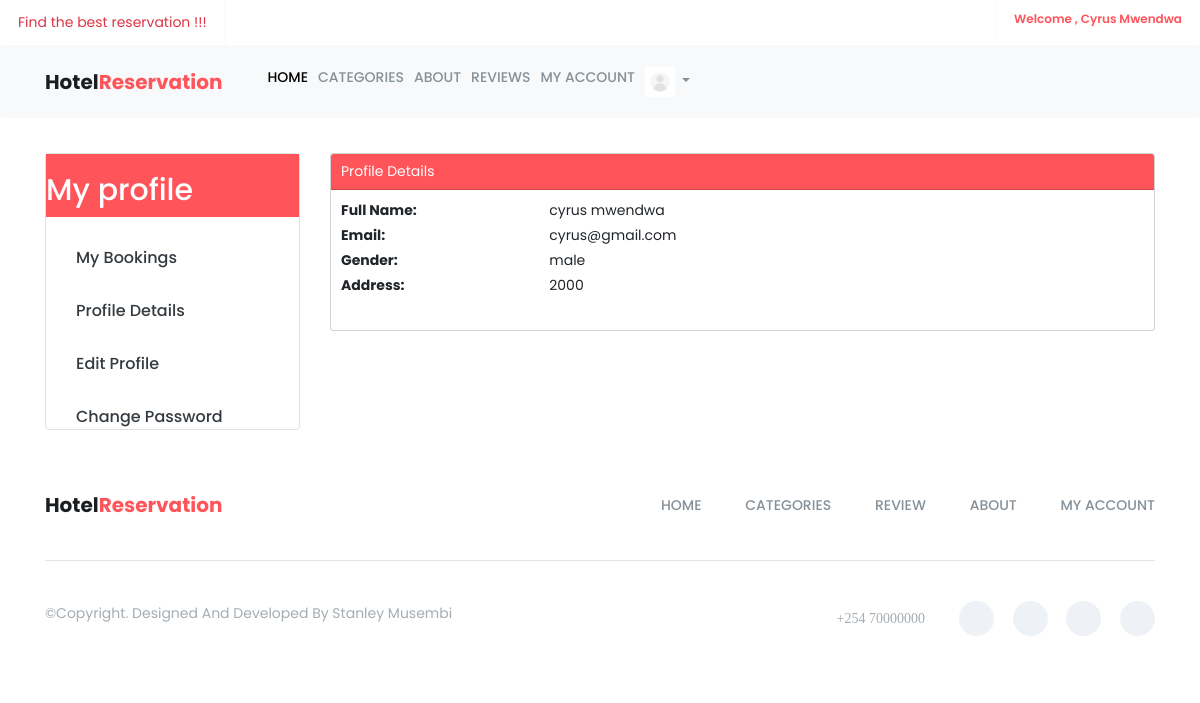
The page /auth/profile/ (signed in) on the database its author committed.
### accounts/models.py (models this page shows, shortened)
class CustomUser(AbstractUser):
    email = models.EmailField(unique=True)
    gender = models.CharField(max_length=1, blank=True, null=True)
    address = models.CharField(max_length=255, blank=True, null=True)
    image = models.ImageField(upload_to="user_images", blank=True, null=True)
    username = None
    objects = CustomUserManager()
    USERNAME_FIELD = 'email'
    REQUIRED_FIELDS = []

### accounts/views.py (the view)
# urls.py: path('profile/' , profile , name='profile'),
@login_required(login_url='accounts:login')
def profile(request):
    user  =  request.user
    context = {
        'user':user
    }
    return render(request , 'public/profile.html' , context)

### templates/public/profile.html (shortened to what this page needs)
{% extends 'public/base.html' %}
{% load static %}
{% block content %}
    <div class="container mt-4">
        <div class="row">
            {% include 'public/profile_sidebar.html' %}
            <div class="col-md-9">
                <div class="card mb-4">
                    <div class="card-header primary-bg">
                         <p class= "  text-white">Profile Details</p>
                    </div>
                    <div class="card-body">
                        <dl class="row">
                            <dt class="col-sm-3">Full Name:</dt>
                            <dd class="col-sm-9">{{ user.get_full_name }}</dd>
                            <dt class="col-sm-3">Email:</dt>
                            <dd class="col-sm-9">{{ user.email }}</dd>
                            <dt class="col-sm-3">Gender:</dt>
                            <dd class="col-sm-9">{{ user.gender }}</dd>
                            <dt class="col-sm-3">Address:</dt>
                            <dd class="col-sm-9">{{ user.address }}</dd>
                        </dl>
                    </div>
                </div>
            </div>
        </div>
    </div>
{% endblock %}

### templates/public/base.html (shortened to what this page needs)
{% load static %}
<!doctype html>
<html class="no-js" lang="en">
    <head>
        <link href="https://cdn.jsdelivr.net/npm/bootstrap@5.3.2/dist/css/bootstrap.min.css" rel="stylesheet">
		<link href="https://cdn.jsdelivr.net/npm/bootstrap@5.3.2/dist/css/bootstrap.min.css" rel="stylesheet">
        <link rel="stylesheet" href="{% static 'assets/css/font-awesome.min.css' %}">
		<link rel="stylesheet" href="{% static 'assets/css/linearicons.css' %}">
        <link rel="stylesheet" href="{% static 'assets/css/animate.css' %}">
        <link rel="stylesheet" href="{% static 'assets/css/flaticon.css' %}">
        <link rel="stylesheet" href="{% static 'assets/css/slick.css' %}">
		<link rel="stylesheet" href="{% static 'assets/css/slick-theme.css' %}">
        <link rel="stylesheet" href="{% static 'assets/css/bootstrap.min.css' %}">
		<link rel="stylesheet" href="{% static 'assets/css/bootsnav.css' %}" >
        <link rel="stylesheet" href="{% static 'assets/css/style.css' %}">
        <link rel="stylesheet" href="{% static 'assets/css/responsive.css' %}">
    </head>
	<body>
		<header id="header-top" class="header-top">
			<ul>
				<li>
					<div class="header-top-left">
						<ul>
							<li class="select-opt">
								 <p class="text-danger">Find the best reservation !!!</p>
							</li>
						</ul>
					</div>
				</li>
				<li class="head-responsive-right pull-right">
                    <div class="header-top-right">
                        {% if  user.is_authenticated %}
						<ul>
							<li class="header-top-contact">
								 <a href="">Welcome , {{user.first_name }} {{user.last_name}} </a>
							</li>
						</ul>
						{% endif%}
                    </div>
                </li>
			</ul>
		</header>
		<section class="top-area">
			<div class="header-area">
			    <nav class="navbar navbar-expand-lg navbar-light bg-light fixed-top" style ="width:100%;" data-bs-minus-value-desktop="70" data-bs-minus-value-mobile="55" data-bs-speed="1000">
					<div class="container">
						<div class="navbar-brand">
							<a  href="{% url 'hotel:home'%} "  >Hotel<span class="brand-span">reservation</span></a>
						</div>
						<div class="collapse navbar-collapse menu-ui-design" id="navbar-menu">
							<ul class="navbar-nav ms-auto" data-bs-in="fadeInDown" data-bs-out="fadeOutUp">
								<li class="nav-item"><a href="{% url 'hotel:home' %}" class="nav-link active" href="#home">Home</a></li>
								<li class="nav-item"><a href="{% url 'hotel:all_categories' %}" class="nav-link" href="#works">Categories </a></li>
								<li class="nav-item"><a href="{% url 'hotel:about' %}" class="nav-link"  >About</a></li>
								<li class="nav-item"><a href="{% url 'hotel:reviews' %}" class="nav-link" href="#reviews">Reviews</a></li>
								<li class="nav-item"><a href="{% url 'accounts:profile' %}" class="nav-link" href="#contact">My Account</a></li>
								  {% if user.is_authenticated %}
								  <li class="nav-item ml-auto dropdown">
									  <a class="nav-link dropdown-toggle" href="#" id="profileDropdown" role="button" data-bs-toggle="dropdown" aria-haspopup="true" aria-expanded="false">
										  {% if user.image %}
											  <img src="{{ user.image.url }}" alt="Profile Image" width="30px" class="profile-image">
										  {% else %}
											  <img src="{% static 'assets/img/placeholder.webp' %}" alt="Placeholder Image" width="30px" class="profile-image">
										  {% endif %}
									  </a>
								  </li>
								  {% endif %}
							</ul>
						</div>
					</div>
				</nav>
			</div>
		</section>
        {% block content%}
         {% endblock content%}
		<footer id="footer"  class="footer">
			<div class="container">
				<div class="footer-menu">
		           	<div class="row">
			           	<div class="col-sm-3">
			           		 <div class="navbar-header">
				                <a class="navbar-brand" href="{% url 'hotel:home' %}">Hotel<span class="brand-span">Reservation</span></a>
				            </div>
			           	</div>
			           	<div class="col-sm-9">
			           		<ul class="footer-menu-item">
			                    <li class="scroll"><a  href="{% url 'hotel:home' %}">home</a></li>
			                    <li class="scroll"><a href="{% url 'hotel:all_categories' %}">categories</a></li>
			                    <li class="scroll"><a href="{% url 'hotel:reviews' %}">review</a></li>
								<li class="scroll"><a href="{% url 'hotel:about' %}">about</a></li>
			                    <li class="scroll"><a href="{% url 'accounts:profile' %}">my account</a></li>
			                </ul>
			           	</div>
		           </div>
				</div>
				<div class="hm-footer-copyright">
					<div class="row">
						<div class="col-sm-5">
							<p>
								&copy;copyright. designed and developed by Stanley Musembi
							</p>
						</div>
						<div class="col-sm-7">
							<div class="footer-social">
								<span><i class="fa fa-phone"> +254 70000000 </i></span>
								<a href="#"><i class="fa fa-facebook"></i></a>
								<a href="#"><i class="fa fa-twitter"></i></a>
								<a href="#"><i class="fa fa-linkedin"></i></a>
								<a href="#"><i class="fa fa-google-plus"></i></a>
							</div>
						</div>
					</div>
				</div>
			</div>
        </footer>
    </body>
</html>

### static/assets/css/bootsnav.css (style rules this page uses)
body { -webkit-transition: all 0.3s ease-in-out; -moz-transition: all 0.3s ease-in-out; -o-transition: all 0.3s ease-in-out; -ms-transition: all 0.3s ease-in-out; transition: all 0.3s ease-in-out; }

### static/assets/css/style.css (style rules this page uses)
* { padding: 0; margin: 0; }
* { -webkit-box-sizing:border-box; -moz-box-sizing:border-box; -o-box-sizing:border-box; -ms-box-sizing:border-box; box-sizing:border-box; }
body { font-family: 'Poppins', sans-serif; font-size:14px; color:#a09e9c; text-transform:initial; max-width:1920px; margin:0 auto; overflow-x:hidden; }
a,a:hover,a:active,a:focus { display:inline-block; text-decoration:none; color: #343a3f; font-size:16px; padding:0; font-weight: 500; text-transform: capitalize; }
p { margin: 0; color:#767f86; font-size:14px; line-height: 1.8; text-transform: initial; }
img { border:none;max-width:100%; height:auto; }
ul { padding: 0; margin: 0 auto; list-style: none; }
ul li { list-style: none; }
html,body { height: 100%; }
.header-top { border-bottom:1px solid #f6f8fa; }
.header-top ul li { display: inline-block; }
.header-top-left li,.header-top-right li { display: inline-block; }
.select-opt,.header-top-contact { padding: 10px 18px; border-right: 1px solid #f6f8fa; }
.header-top-contact { border-right: 0; border-left: 1px solid #f6f8fa; font-size: 12px; }
.header-top-right ul li a { color:#ff545a; font-size: 12px; font-weight: 600; }
.primary-bg { background:#ff545a; }
.navbar-brand { display: inline-block; color: #1b1e20; font-size: 20px; font-weight: 700; text-transform:capitalize; }
.navbar-brand a { color: #1b1e20; font-size: 20px; font-weight: 700; text-transform:capitalize; }
.brand-span { display: inline-block;color:#ff545a;text-transform:capitalize; }
.nav-link { color: #859098; font-size: 14px; font-weight: 500; text-transform:uppercase; -webkit-transition: 0.3s linear; -moz-transition: 0.3s linear; -ms-transition: 0.3s linear; -o-transition: 0.3s linear; transition: 0.3s linear; }
.nav-link { padding:34px 21px; }
.menu-ui-design { overflow-y:scroll;height: 350px; }
.footer-menu { padding: 45px 0; }
.footer-menu .navbar-header { padding:0; }
.footer-menu .navbar-header a.navbar-brand,.footer-menu.footer-menu .navbar-header a.navbar-brand:hover,.footer-menu .navbar-header a.navbar-brand:focus { padding:0; height: 0; }
.footer-menu ul.footer-menu-item { text-align: right; }
.footer-menu ul.footer-menu-item li { display: inline-block; }
.footer-menu ul.footer-menu-item li a { color: #859098; font-size: 14px; text-transform: uppercase; padding-left: 40px; -webkit-transition:0.3s linear; -moz-transition:0.3s linear; -o-transition:0.3s linear; transition:0.3s linear; }
.hm-footer-copyright { padding: 40px 0; border-top: 1px solid #e1e5eb; }
.hm-footer-copyright p,.hm-footer-copyright p a { color: #a5adb3; font-size: 14px; font-weight: 400; text-transform: capitalize; }
.footer-social { text-align: right; }
.footer-social .fa-phone:before { position: relative; top: 2px; }
.footer-social a ,.footer-social span { display: inline-block; color: #afb4bf; font-size: 14px; margin-left: 15px; -webkit-transition: .3s; -moz-transition:.3s; -ms-transition:.3s; -o-transition:.3s; transition: .3s; }
.footer-social a { width: 35px; height: 35px; line-height: 35px; background: #eef2f6; text-align: center; border-radius: 50%; }
.footer-social span { margin-right:15px;margin-left: 0;color: #a5adb3; }

### rows shown on the page
CustomUser: first_name "Cyrus", last_name "Mwendwa", get_full_name "cyrus mwendwa", email "cyrus@gmail.com", gender "male", address "2000"
